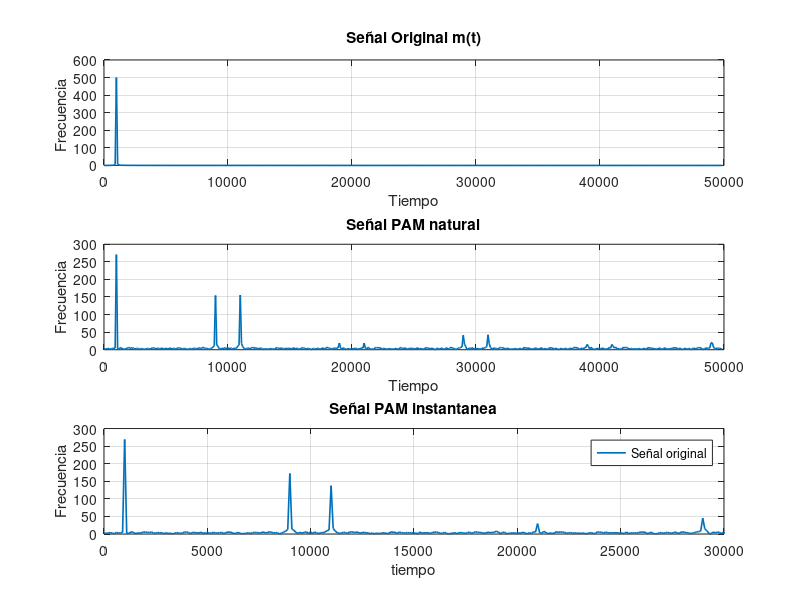

MATLAB code to generate this figure:
% Primera parte, osea punto 1 de la actividad previa

% primero definimos las variables solicitadas: 
  % - Frecuencia de 1000Hz
  % - La señal se llamara m(t)
  % - Amplitud A = 1
  % - La señal es sinusoidal

fc = 1000; % frecuencia 
Ms = 1/100000; % muestras cada 10 microsegundos
t = 0:Ms:0.01; % vector de tiempo
A = 1;

m = A*sin(2*pi*fc*t); % señal original

Fs = 10000;
Ts = 1/Fs;

d = 0.5; % ciclo de trabajo
tau = d*Ts;

% Tren de pulsos
p = (mod(t, Ts) < d*Ts);

% PAM natural
pam_natural = p .* m;

% PAM instantanea

pam_instantaneo = zeros(1, length(t));
% Buscamos los momentos donde el pulso sube
for i = 1:length(t)
    % Determinamos en qué periodo de muestreo estamos
    n = floor(t(i) / Ts);

    
    % Calculamos el tiempo exacto del inicio de ese pulso
    t_muestreo = n * Ts;
    
    % Si el tiempo actual cae dentro de la duración del pulso (tau)
    if mod(t(i), Ts) <= (d * Ts)
        % Tomamos el valor de m(t) SOLO al inicio del pulso
        pam_instantaneo(i) = A * sin(2*pi*fc*t_muestreo);
    else
        pam_instantaneo(i) = 0;
    end
end
%Hata aca era lo de la actividad previa ya hecho 

% FOURIER.............................


Y_m = fft(m); %transformada de Fourier de la señal ORIGINAL 
Y_nat = fft(pam_natural); %Transformada de la PAM natural
Y_inst = fft(pam_instantaneo);%Transformada de la PAM instantanea

fs_fft = 1/Ms; % frecuencia de muestreo usada en la simulacion
f = (0:length(Y_m)-1)*fs_fft/length(Y_m); %Construye el eje de frecuencias para la transformada de Fourier

% Solo frecuencias positivas
mitad = 1:floor(length(Y_m)/2);

f_pos = f(mitad);
Ym_pos = abs(Y_m(mitad));
Ynat_pos = abs(Y_nat(mitad));
Yinst_pos = abs(Y_inst(mitad));



%%%%%%%%%%%%%%%%%%%%%%%%%%%%%%%%%%%%%%%%%%%%%%%%%%%%%%%%%%%%%%%%%%%%%%%

subplot(3,1,1)
plot(f_pos, Ym_pos, 'LineWidth', 1.2); hold on;
xlabel('Tiempo')
ylabel('Frecuencia ')
title('Señal Original m(t)')
grid on

subplot(3,1,2)
plot(f_pos, Ynat_pos, 'LineWidth', 1.2);
xlabel('Tiempo')
ylabel('Frecuencia')
title('Señal PAM natural')
grid on

subplot(3,1,3)
plot(f_pos, Yinst_pos, 'LineWidth', 1.2);
xlabel('tiempo')
ylabel('Frecuencia')
title('Señal PAM instantanea')
grid on

legend('Señal original', 'PAM natural', 'PAM instantánea');
xlim([0 30000]);
